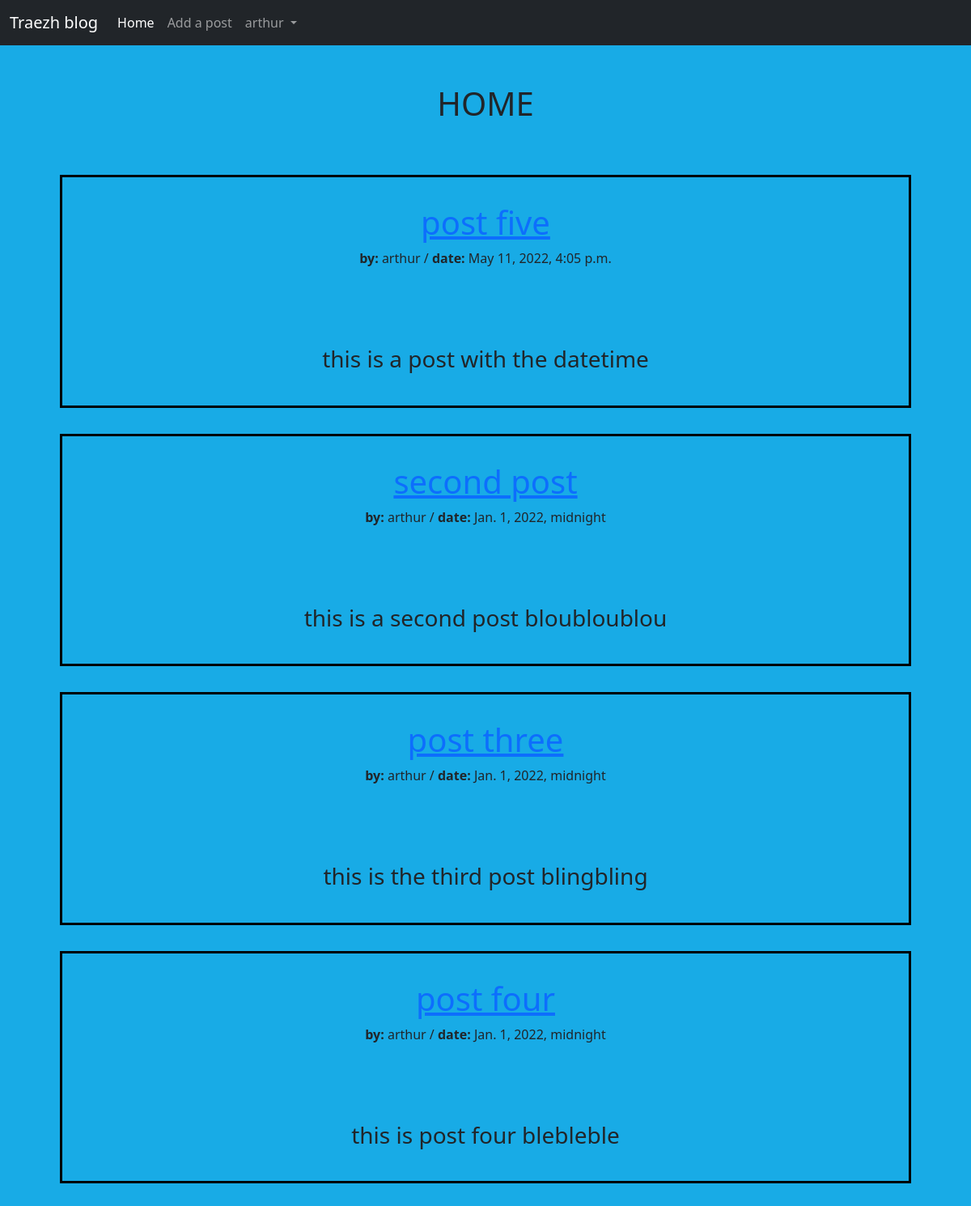
The app's page /home (signed in), older data.
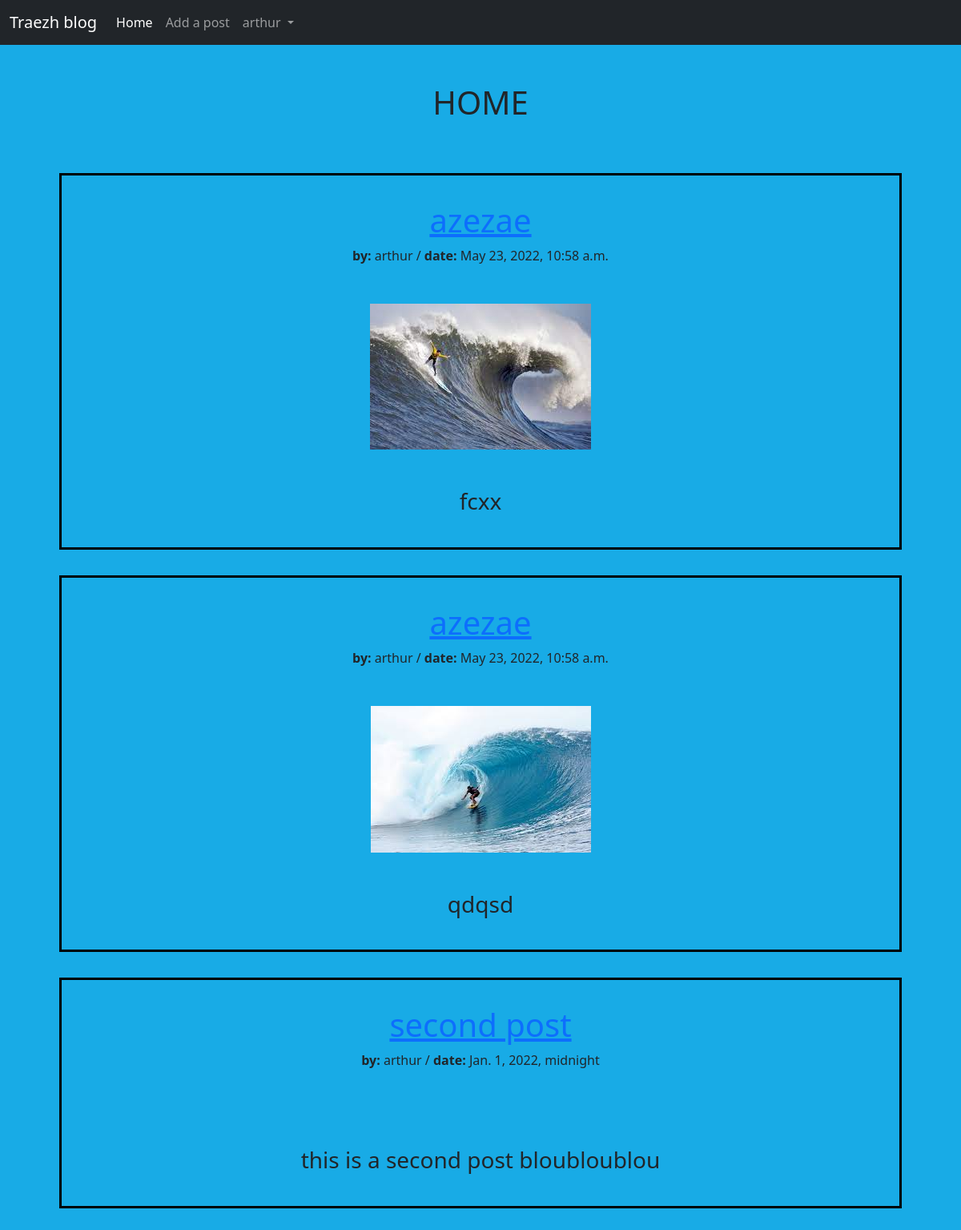
The same page, newer data.
### blog/models.py (models this page shows, shortened)
class Post(models.Model):
    title = models.CharField(max_length=50)
    author = models.ForeignKey(User, on_delete=models.CASCADE)
    image = models.ImageField(null=True, blank=True, upload_to='images/')
    body = models.TextField()
    date = models.DateTimeField(auto_now_add=True)

### blog/views.py (the view)
# urls.py: path('home', views.HomeView.as_view(), name='home'),
class HomeView(LoginRequiredMixin, ListView):
    model = models.Post
    template_name = 'home.html'
    ordering = ['-date']

### blog/templates/home.html (shortened to what this page needs)
{% extends 'base.html' %} {% block title %} Home {% endblock %} {% block content %}
<h1 class="title">HOME</h1>
<br />
{%for post in object_list %}
<div class="post">
  <h1><a href="{% url 'blog:post-detail' post.pk %}">{{post.title}}</a></h1>
  <span><strong>by:</strong> {{post.author.username}} / <strong>date:</strong> {{post.date}}</span>
  <br />
  <br />
  {% if post.image %}
  <img src="{{post.image.url}}" />
  {% endif %}
  <br /><br />
  <h3>{{post.body}}</h3>
</div>
{% endfor %} {% endblock %}

### blog/templates/base.html (shortened to what this page needs)
{% load static %}
<!DOCTYPE html>
<html lang="en">
  <head>
    <link
      href="https://cdn.jsdelivr.net/npm/bootstrap@5.1.3/dist/css/bootstrap.min.css"
      rel="stylesheet"
    />
  </head>
  <body>
    <nav class="navbar navbar-expand-lg navbar-dark bg-dark">
      <div class="container-fluid">
        <a class="navbar-brand" href="{% url 'blog:home' %}">Traezh blog</a>
        <div class="collapse navbar-collapse" id="navbarSupportedContent">
          <ul class="navbar-nav me-auto mb-2 mb-lg-0">
            <li class="nav-item">
              <a class="nav-link active" aria-current="page" href="{% url 'blog:home' %}">Home</a>
            </li>
            <li class="nav-item">
              <a class="nav-link" href="{% url 'blog:add-post' %}">Add a post</a>
            </li>
            <li class="nav-item dropdown">
              <a
                class="nav-link dropdown-toggle"
                href="#"
                id="navbarDropdown"
                role="button"
                data-bs-toggle="dropdown"
                aria-expanded="false"
              >
                {{request.user.username}}
              </a>
            </li>
          </ul>
        </div>
      </div>
    </nav>
    <br /><br />
    <div class="container">{% block content %} {% endblock %}</div>
  </body>
</html>

### blog/templates/base.html (style rules this page uses)
body { background-color: rgb(24, 171, 230); }

### blog/templates/home.html (style rules this page uses)
.title { text-align: center; }
.post { border: solid black 3px; display: flex; flex-direction: column; align-items: center; margin: 2rem; padding: 2rem; }

Row changes from the older to the newer data that the page shows:
removed Post: title "post five", author.username "arthur", date "May 11, 2022, 4:05 p.m.", body "this is a post with the datetime"
removed Post: title "post three", author.username "arthur", date "Jan. 1, 2022, midnight", body "this is the third post blingbling"
removed Post: title "post four", author.username "arthur", date "Jan. 1, 2022, midnight", body "this is post four blebleble"
added Post: title "azezae", author.username "arthur", date "May 23, 2022, 10:58 a.m.", image (picture), body "fcxx"
added Post: title "azezae", author.username "arthur", date "May 23, 2022, 10:58 a.m.", image (picture), body "qdqsd"
